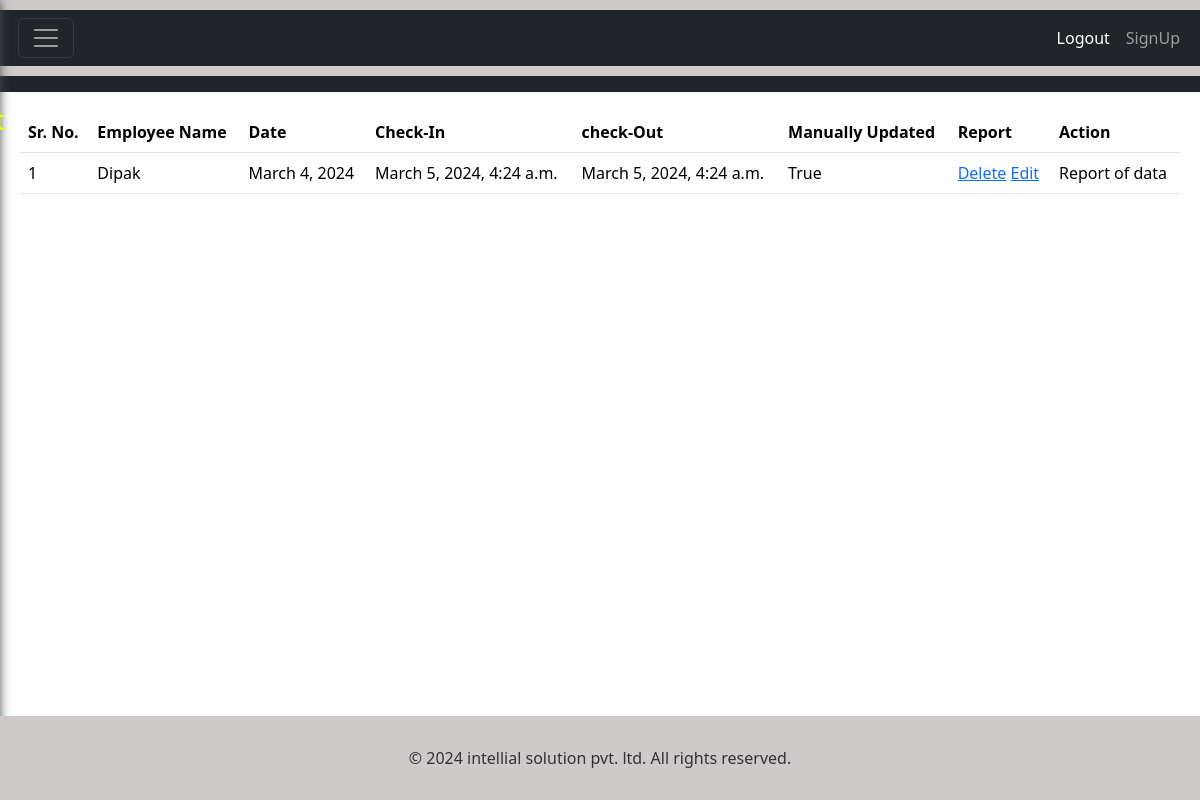
Page /attendancedetails/ on the committed database.
### app/models.py (models this page shows, shortened)
class EmployeeAttendance(models.Model):
    employee = models.ForeignKey('Employee', on_delete=models.CASCADE)
    date = models.DateField()
    check_in = models.DateTimeField()
    check_out = models.DateTimeField()
    manually_updated = models.BooleanField(default=False)

class Employee(models.Model):
    name = models.CharField(max_length=100)
    email = models.EmailField(max_length=254)
    phone_no = models.IntegerField()
    joining_date = models.DateField()
    designation = models.CharField(max_length=100 , choices = [
        ('Frontend Developer' , 'Frontend Developer'),
        ('QA' , 'Quality Assurance'),
        ('UI/UX' , 'UI/UX Designer'),
        ('Full Stack Developer' , 'Full Stack Developer'),
        ('Backend Developer' , 'Backend Developer')
    ])

### app/views.py (the view)
# urls.py: path('attendancedetails/' , views.attendanceDetailsPage , name = 'attendance_details'),
def attendanceDetailsPage(request):
    attendance = EmployeeAttendance.objects.all()
    return render(request , 'attendance_details.html' , {'attendance' : attendance})

### templates/attendance_details.html (shortened to what this page needs)
<!DOCTYPE html>
<html lang="en">
<head>
    <link href="https://cdn.jsdelivr.net/npm/bootstrap@5.3.3/dist/css/bootstrap.min.css" rel="stylesheet">
</head>
<body>
    <header>
        <nav class="navbar navbar-expand-lg navbar-dark bg-dark">
           <div class="container-fluid">
             <div class="collapse navbar-collapse justify-content-end" id="navbarNav">
               <ul class="navbar-nav">
                 <li class="nav-item">
                   <a class="nav-link active" aria-current="page" href="{% url 'logout' %}">Logout</a>
                 </li>
                 <li class="nav-item">
                   <a class="nav-link" href="{% url 'signup' %}">SignUp</a>
                 </li>
               </ul>
             </div>
           </div>
        </nav>
    </header>
    <nav class="navbar navbar-dark bg-dark">
         <div class="container-fluid">
             <button class="navbar-toggler m-2" type="button" onclick="toggleSidebar()">
                 <span class="navbar-toggler-icon"></span>
             </button>
         </div>
    </nav>
    <div class="content" id="content">
        <table class="table">
            <thead>
              <tr class="bg-success">
                <th scope="col">Sr. No.</th>
                <th scope="col">Employee Name</th>
                <th scope="col">Date</th>
                <th scope="col">Check-In</th>
                <th scope="col">check-Out</th>
                <th scope="col">Manually Updated</th>
                <th scope="col">Report</th>
                <th scope="col">Action</th>
              </tr>
            </thead>
            <tbody>
                {% for a in attendance %}
                <tr>
                    <td>{{forloop.counter}}</td>
                    <td>{{a.employee.name}}</td>
                    <td>{{a.date}}</td>
                    <td>{{a.check_in}}</td>
                    <td>{{a.check_out}}</td>
                    <td>{{a.manually_updated}}</td>
                    <td>
                        <a href="deleteattendance/{{a.id}}">Delete</a>
                        <a id="edit" href="editattendance/{{a.id}}">Edit</a>
                    </td>
                    <td>Report of data</td>
                </tr>
                {% endfor %}
            </tbody>
          </table>
    </div>
    <footer class="mt-auto">
        <div class="container">
          <p class="text-center">&copy; 2024 intellial solution pvt. ltd. All rights reserved.</p>
        </div>
    </footer>
</body>
</html>

### templates/attendance_details.html (style rules this page uses)
.content { padding: 20px; transition: margin-left 0.3s ease; }
.navbar-toggler { position: fixed; top: 10px; left: 10px; }
header { background-color: #cecaca; color: #333; padding: 10px 0; }
.container { width: 100%; margin: 0 auto; padding: 20px; text-align: center; }
footer { background-color: #cecaca; color: #333; padding: 10px 0; position: fixed; bottom: 0; width: 100%; text-align: center; }
footer p { margin-bottom: 0; }

### rows in the picture
EmployeeAttendance: employee.name "Dipak", date "March 4, 2024", check_in "March 5, 2024, 4:24 a.m.", check_out "March 5, 2024, 4:24 a.m.", manually_updated "True"
